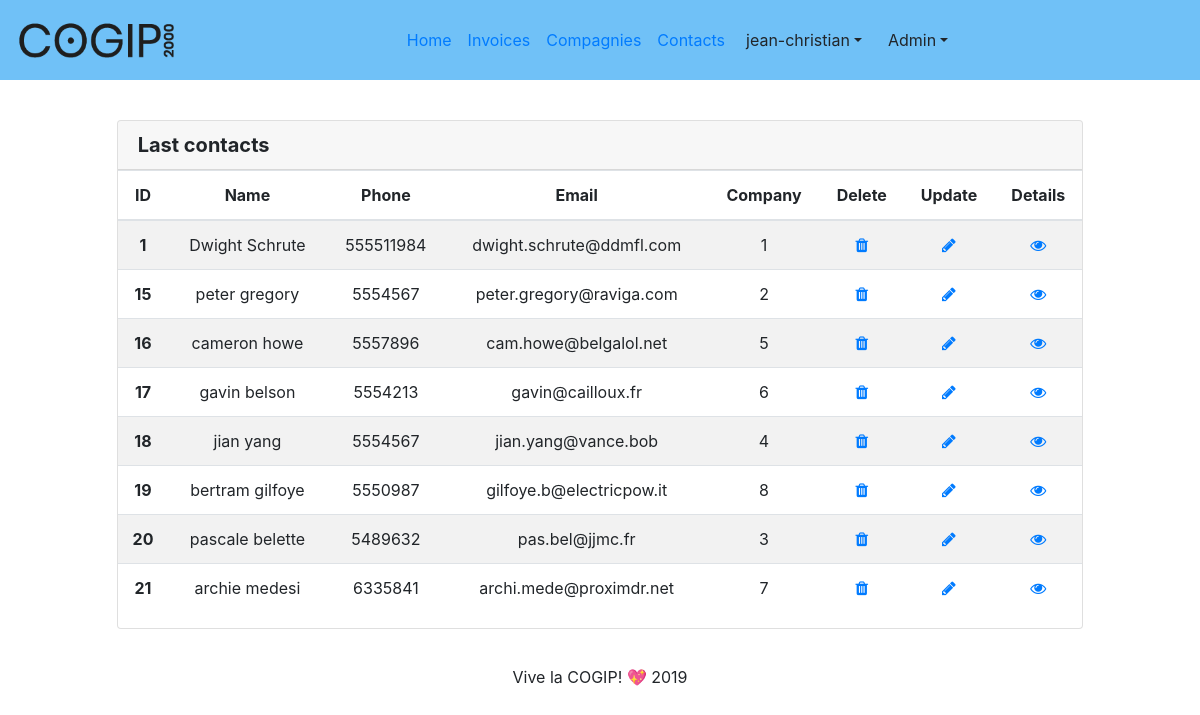
/?page=contacts (signed in), run on the app's committed database.
### tables this page shows
CREATE TABLE `contacts` (
  `ID` int(11) NOT NULL,
  `first_name` varchar(200) NOT NULL,
  `last_name` varchar(255) NOT NULL,
  `mail` varchar(250) NOT NULL,
  `company` int(11) DEFAULT NULL,
  `phone` int(11) NOT NULL
);

### controller/contacts-ctrl.php (called while the page is built, shortened)
<?php
$contacts_data = get_many('contacts');
require 'view/contacts-view.php';
?>

### index.php (called while the page is built, shortened)
<?php
require 'view/component/header-component.php';
routing();
require 'view/component/footer-component.php';
?>

### model/GLOBfunction.php (called while the page is built, shortened)
<?php
   function get_many (string $table, $limit = null): array {
      global $pdo;
      if ($limit) {
         $limit = is_int($limit) ? (string)$limit : $limit;
         $stmt = $pdo->prepare("SELECT * FROM $table ORDER BY id DESC LIMIT $limit");
      }
      else {
         $stmt = $pdo->prepare("SELECT * FROM $table ORDER BY id DESC");
      }
      $stmt->execute();
      $data = $stmt->fetchAll();
      return array_reverse($data);
   }
?>

### view/contacts-view.php (the view, shortened to what this page needs)
<div id="lastContacts" class="globalelement row justify-content-center">
    <div class="card text-center col-md-10">
        <h5 class="row card-header">
        <strong class="contacts">Last contacts</strong>
        </h5>
        <div class="row justify-content-center">
            <table class="table table-striped table-responsive-sm">
                    <thead>
                        <tr>
                            <th scope="col">ID</th>
                            <th scope="col">Name</th>
                            <th scope="col">Phone</th>
                            <th scope="col">Email</th>
                            <th scope="col">Company</th>
                            <th scope="col">Delete</th>
                            <th scope="col">Update</th>
                            <th scope="col">Details</th>
                        </tr>
                    </thead>
                    <tbody>
                        <?php foreach($contacts_data as $contact) :?>
                        <tr>
                            <th scope="row"><?=$contact['ID']?></th>
                            <td><?=$contact['first_name'] . ' ' . $contact['last_name']?></td>
                            <td><?=$contact['phone']?></td>
                            <td><?=$contact['mail']?></td>
                            <td><?=$contact['company']?></td>
                            <?php if ($_SESSION['rights'] === 'god') :?>
                            <td><a href="?page=contacts-delete&id=<?=$contact['ID']?>" class="fa fa-trash" aria-hidden="true"></a></td>
                            <td><a href="?page=contacts-edit&id=<?=$contact['ID']?>" class="fa fa-pencil" aria-hidden="true"></a></td>
                            <td><a href="?page=contacts-details&id=<?=$contact['ID']?>" class="fa fa-eye" aria-hidden="true"></a></td>
                            <?php endif ?>
                        </tr>
                        <?php endforeach ?>
                    </tbody>
                </table>
            </div>
        </div>
    </div>

### assets/style/style.css (style rules this page uses)
body { height: 100%; background-color: white; }
.globalelement { margin: 20px; }

### data on the page
contacts: ID "1", first_name "Dwight", last_name "Schrute", phone "555511984", mail "dwight.schrute@ddmfl.com", company "1"
contacts: ID "15", first_name "peter", last_name "gregory", phone "5554567", mail "peter.gregory@raviga.com", company "2"
contacts: ID "16", first_name "cameron", last_name "howe", phone "5557896", mail "cam.howe@belgalol.net", company "5"
contacts: ID "17", first_name "gavin", last_name "belson", phone "5554213", mail "gavin@cailloux.fr", company "6"
contacts: ID "18", first_name "jian", last_name "yang", phone "5554567", mail "jian.yang@vance.bob", company "4"
contacts: ID "19", first_name "bertram", last_name "gilfoye", phone "5550987", mail "gilfoye.b@electricpow.it", company "8"
contacts: ID "20", first_name "pascale", last_name "belette", phone "5489632", mail "pas.bel@jjmc.fr", company "3"
contacts: ID "21", first_name "archie", last_name "medesi", phone "6335841", mail "archi.mede@proximdr.net", company "7"

### other printed values
$_SESSION['username'] "jean-christian"
